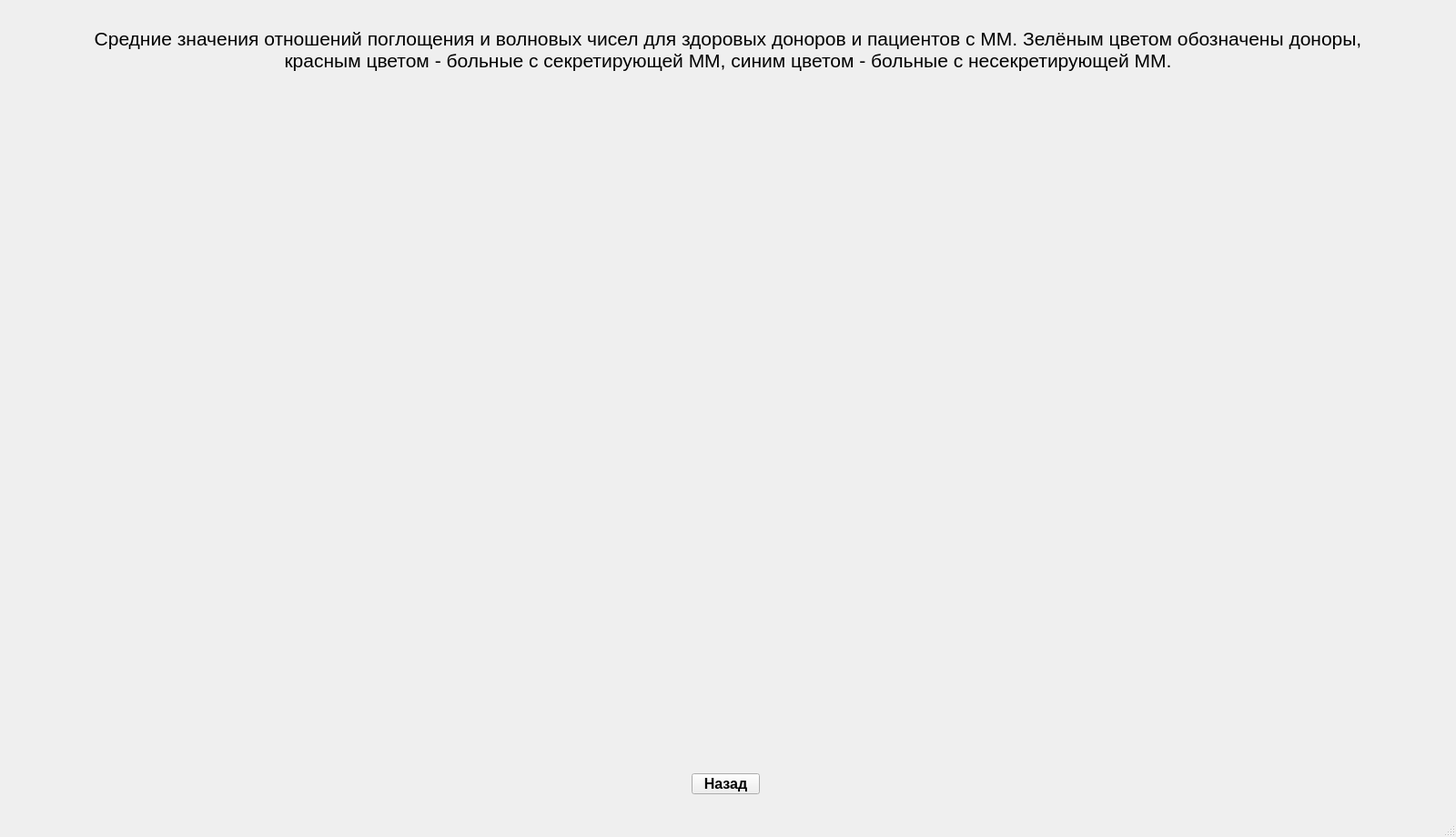
<?xml version="1.0" encoding="UTF-8"?>
<ui version="4.0">
 <class>AverageWindow</class>
 <widget class="QMainWindow" name="AverageWindow">
  <property name="geometry">
   <rect>
    <x>0</x>
    <y>0</y>
    <width>1600</width>
    <height>920</height>
   </rect>
  </property>
  <property name="windowTitle">
   <string>MainWindow</string>
  </property>
  <widget class="QWidget" name="centralwidget">
   <widget class="QLabel" name="label">
    <property name="geometry">
     <rect>
      <x>100</x>
      <y>10</y>
      <width>1400</width>
      <height>90</height>
     </rect>
    </property>
    <property name="font">
     <font>
      <family>Arial</family>
      <pointsize>16</pointsize>
     </font>
    </property>
    <property name="text">
     <string>&lt;html&gt;&lt;head/&gt;&lt;body&gt;&lt;p align=&quot;center&quot;&gt;Средние значения отношений поглощения и волновых чисел для здоровых доноров и пациентов с ММ. Зелёным цветом обозначены доноры, красным цветом - больные с секретирующей ММ, синим цветом - больные с несекретирующей ММ.&lt;/p&gt;&lt;/body&gt;&lt;/html&gt;</string>
    </property>
    <property name="wordWrap">
     <bool>true</bool>
    </property>
   </widget>
   <widget class="QPushButton" name="CloseButton">
    <property name="geometry">
     <rect>
      <x>760</x>
      <y>850</y>
      <width>75</width>
      <height>23</height>
     </rect>
    </property>
    <property name="font">
     <font>
      <family>Arial</family>
      <pointsize>12</pointsize>
      <weight>75</weight>
      <bold>true</bold>
     </font>
    </property>
    <property name="text">
     <string>Назад</string>
    </property>
   </widget>
   <widget class="QWidget" name="WaveWidget" native="true">
    <property name="geometry">
     <rect>
      <x>800</x>
      <y>110</y>
      <width>781</width>
      <height>721</height>
     </rect>
    </property>
   </widget>
   <widget class="QWidget" name="RatioWidget" native="true">
    <property name="geometry">
     <rect>
      <x>20</x>
      <y>110</y>
      <width>781</width>
      <height>721</height>
     </rect>
    </property>
   </widget>
  </widget>
  <widget class="QStatusBar" name="statusbar"/>
 </widget>
 <resources/>
 <connections/>
</ui>
